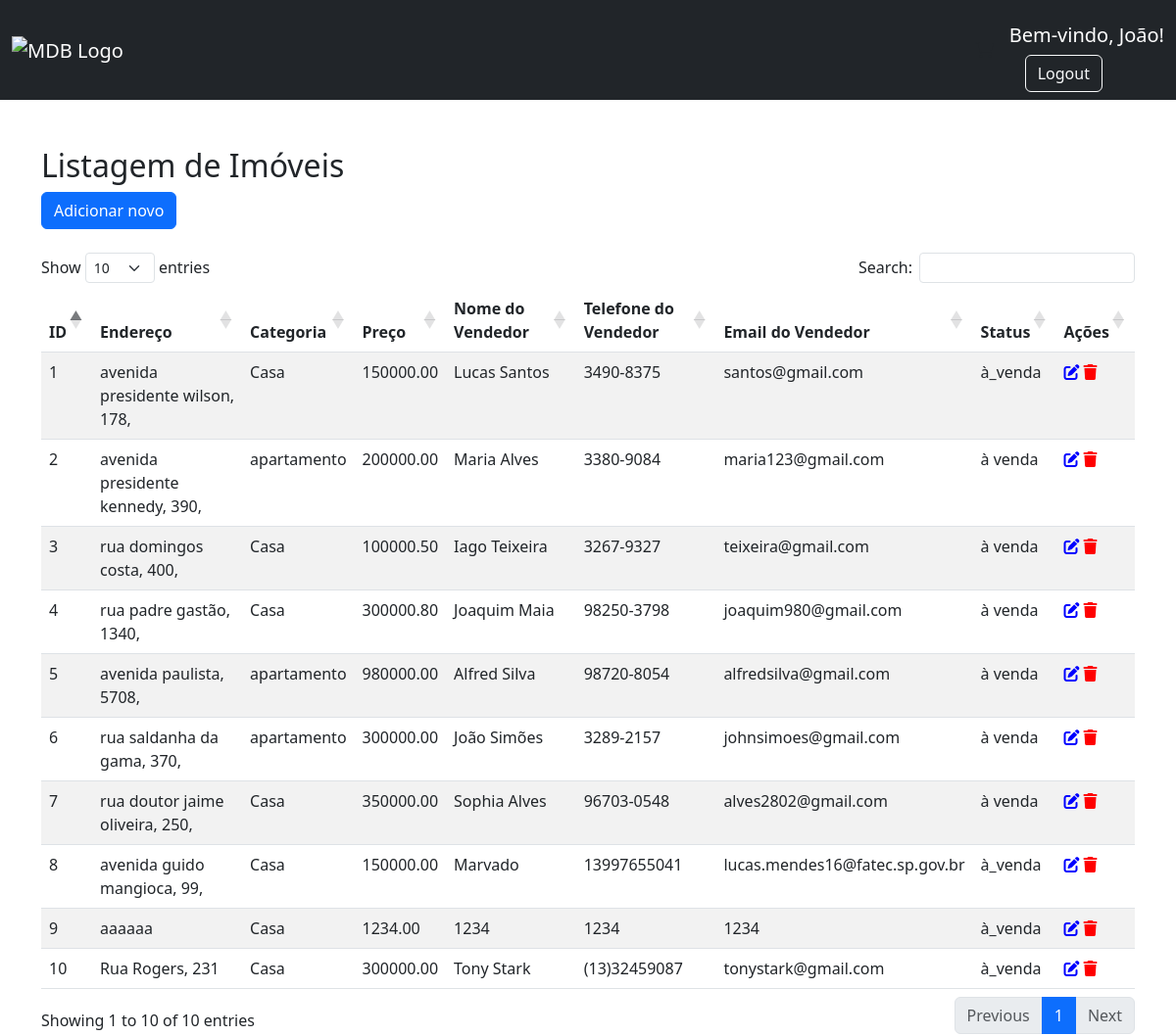
The app's page /php/users.php (signed in) with its own data.
### tables this page shows
CREATE TABLE `imoveis` (
  `id` int(20) NOT NULL,
  `cidade` varchar(100) NOT NULL,
  `endereco` varchar(255) NOT NULL,
  `categoria` varchar(50) DEFAULT NULL,
  `preco` decimal(10,2) NOT NULL,
  `nome_vendedor` varchar(255) NOT NULL,
  `telefone_vendedor` varchar(20) NOT NULL,
  `email_vendedor` varchar(255) NOT NULL,
  `status` varchar(30) DEFAULT NULL,
  `foto` varchar(255) NOT NULL,
  `descricao` varchar(255) DEFAULT NULL
);

### php/users.php (the view, shortened to what this page needs)
<!DOCTYPE html>
<html>
<head>
    <link href="https://cdn.jsdelivr.net/npm/bootstrap@5.3.0/dist/css/bootstrap.min.css" rel="stylesheet">
    <link href="https://cdn.datatables.net/1.13.6/css/dataTables.bootstrap5.min.css" rel="stylesheet">
    <link rel="stylesheet" href="https://cdnjs.cloudflare.com/ajax/libs/font-awesome/6.4.2/css/all.min.css" />
</head>
<body>
    <?php
    $nomeUsuario = $_SESSION["nomeUsuario"];
    if ($nomeUsuario != null) {
    ?>
    <nav class="navbar navbar-expand-lg navbar-dark bg-dark">
        <div class="container-fluid">
            <div class="collapse navbar-collapse" id="navbarSupportedContent">
                <a class="navbar-brand mt-2 mt-lg-0" href="#">
                    <img
                        src="/fastimoveis/assets/logo.webp"
                        height="15"
                        alt="MDB Logo"
                        loading="lazy"
                    />
                </a>
            </div>
            <div class="d-flex align-items-center">
                <a class="text-reset me-3" href="#">
                    <i class="fas fa-shopping-cart"></i>
                </a>
                <div class="dropdown">
                    <a>
                        <h5 class="mt-3" style="color: white;">Bem-vindo, <?= $nomeUsuario ?>!</h5>
                    </a>
                    <div class="ms-3">
                        <a href="logout.php" class="btn btn-outline-light">Logout</a>
                    </div>
                </div>
            </div>
        </div>
    </nav>
    <div class="container">
        <h2 class="mt-5">Listagem de Imóveis</h2>
        <button type="button" class="btn btn-primary" data-bs-toggle="modal" data-bs-target="#addModal">
            Adicionar novo
        </button>
        <br>
        <br>
        <table id="imoveisTable" class="table table-striped">
            <thead>
                <tr>
                    <th>ID</th>
                    <th>Endereço</th>
                    <th>Categoria</th>
                    <th>Preço</th>
                    <th>Nome do Vendedor</th>
                    <th>Telefone do Vendedor</th>
                    <th>Email do Vendedor</th>
                    <th>Status</th>
                    <th>Ações</th>
                </tr>
            </thead>
            <tbody>
                <?php
                try {
                    $conn = new PDO("mysql:host=localhost;dbname=fastimoveis;charset=utf8", "root", "");
                    $query = "SELECT * FROM imoveis";
                    $stmt = $conn->query($query);
                    while ($row = $stmt->fetch(PDO::FETCH_ASSOC)) {
                ?>
                    <tr>
                        <td><?= $row['id'] ?></td>
                        <td><?= $row['endereco'] ?></td>
                        <td><?= $row['categoria'] ?></td>
                        <td><?= $row['preco'] ?></td>
                        <td><?= $row['nome_vendedor'] ?></td>
                        <td><?= $row['telefone_vendedor'] ?></td>
                        <td><?= $row['email_vendedor'] ?></td>
                        <td><?= $row['status'] ?></td>
                        <td>
                            <i class="edit-icon icon-button" data-bs-toggle="modal" data-bs-target="#editModal<?= $row['id'] ?>">
                                <i class="fas fa-edit"></i>
                            </i>
                            <i class="delete-icon" type="button" class="btn btn-icon btn-danger" onclick="deleteRecord(<?= $row['id'] ?>)">
                                <i class="fas fa-trash"></i>
                            </i>
                        </td>
                    </tr>
                <?php
                    }
                } catch (PDOException $e) {
                    echo "Error: " . $e->getMessage();
                }
                ?>
            </tbody>
        </table>
    </div>
</body>
<?php }  ?>
</html>

### php/users.php (style rules this page uses)
.edit-icon { color: blue; }
.delete-icon { color: red; }
.icon-button { cursor: pointer; transition: color 0.2s; }

### records on screen
imoveis: id "1", endereco "avenida presidente wilson, 178,", categoria "Casa", preco "150000.00", nome_vendedor "Lucas Santos", telefone_vendedor "3490-8375", email_vendedor "santos@gmail.com", status "à_venda"
imoveis: id "2", endereco "avenida presidente kennedy, 390,", categoria "apartamento", preco "200000.00", nome_vendedor "Maria Alves", telefone_vendedor "3380-9084", email_vendedor "maria123@gmail.com", status "à venda"
imoveis: id "3", endereco "rua domingos costa, 400,", categoria "Casa", preco "100000.50", nome_vendedor "Iago Teixeira", telefone_vendedor "3267-9327", email_vendedor "teixeira@gmail.com", status "à venda"
imoveis: id "4", endereco "rua padre gastão, 1340,", categoria "Casa", preco "300000.80", nome_vendedor "Joaquim Maia", telefone_vendedor "98250-3798", email_vendedor "joaquim980@gmail.com", status "à venda"
imoveis: id "5", endereco "avenida paulista, 5708,", categoria "apartamento", preco "980000.00", nome_vendedor "Alfred Silva", telefone_vendedor "98720-8054", email_vendedor "alfredsilva@gmail.com", status "à venda"
imoveis: id "6", endereco "rua saldanha da gama, 370,", categoria "apartamento", preco "300000.00", nome_vendedor "João Simões", telefone_vendedor "3289-2157", email_vendedor "johnsimoes@gmail.com", status "à venda"
imoveis: id "7", endereco "rua doutor jaime oliveira, 250,", categoria "Casa", preco "350000.00", nome_vendedor "Sophia Alves", telefone_vendedor "96703-0548", email_vendedor "alves2802@gmail.com", status "à venda"
imoveis: id "8", endereco "avenida guido mangioca, 99,", categoria "Casa", preco "150000.00", nome_vendedor "Marvado", telefone_vendedor "13997655041", email_vendedor "lucas.mendes16@fatec.sp.gov.br", status "à_venda"
imoveis: id "9", endereco "aaaaaa", categoria "Casa", preco "1234.00", nome_vendedor "1234", telefone_vendedor "1234", email_vendedor "1234", status "à_venda"
imoveis: id "10", endereco "Rua Rogers, 231", categoria "Casa", preco "300000.00", nome_vendedor "Tony Stark", telefone_vendedor "(13)32459087", email_vendedor "tonystark@gmail.com", status "à_venda"

### other values on screen
$nomeUsuario "João"
